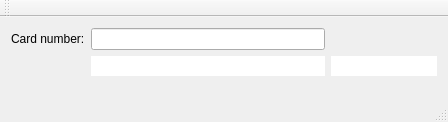
<?xml version="1.0" encoding="UTF-8"?>
<ui version="4.0">
 <class>MainWindow</class>
 <widget class="QMainWindow" name="MainWindow">
  <property name="geometry">
   <rect>
    <x>0</x>
    <y>0</y>
    <width>448</width>
    <height>122</height>
   </rect>
  </property>
  <property name="windowTitle">
   <string>Luhn algorithm</string>
  </property>
  <widget class="QWidget" name="centralWidget">
   <layout class="QVBoxLayout" name="verticalLayout">
    <item>
     <layout class="QGridLayout" name="gridLayout">
      <item row="0" column="2">
       <widget class="QLabel" name="successful">
        <property name="text">
         <string/>
        </property>
       </widget>
      </item>
      <item row="0" column="0">
       <widget class="QLabel" name="label">
        <property name="text">
         <string>Card number:</string>
        </property>
       </widget>
      </item>
      <item row="0" column="1">
       <widget class="QLineEdit" name="cardNumber"/>
      </item>
      <item row="1" column="1">
       <widget class="QLineEdit" name="digits">
        <property name="autoFillBackground">
         <bool>true</bool>
        </property>
        <property name="frame">
         <bool>false</bool>
        </property>
        <property name="readOnly">
         <bool>true</bool>
        </property>
       </widget>
      </item>
      <item row="1" column="2">
       <widget class="QLineEdit" name="sum">
        <property name="sizePolicy">
         <sizepolicy hsizetype="Preferred" vsizetype="Fixed">
          <horstretch>0</horstretch>
          <verstretch>0</verstretch>
         </sizepolicy>
        </property>
        <property name="autoFillBackground">
         <bool>true</bool>
        </property>
        <property name="frame">
         <bool>false</bool>
        </property>
        <property name="readOnly">
         <bool>true</bool>
        </property>
       </widget>
      </item>
     </layout>
    </item>
    <item>
     <spacer name="verticalSpacer">
      <property name="orientation">
       <enum>Qt::Vertical</enum>
      </property>
      <property name="sizeHint" stdset="0">
       <size>
        <width>20</width>
        <height>40</height>
       </size>
      </property>
     </spacer>
    </item>
   </layout>
  </widget>
  <widget class="QMenuBar" name="menuBar">
   <property name="geometry">
    <rect>
     <x>0</x>
     <y>0</y>
     <width>448</width>
     <height>20</height>
    </rect>
   </property>
  </widget>
  <widget class="QToolBar" name="mainToolBar">
   <attribute name="toolBarArea">
    <enum>TopToolBarArea</enum>
   </attribute>
   <attribute name="toolBarBreak">
    <bool>false</bool>
   </attribute>
  </widget>
  <widget class="QStatusBar" name="statusBar"/>
 </widget>
 <layoutdefault spacing="6" margin="11"/>
 <resources/>
 <connections/>
</ui>
